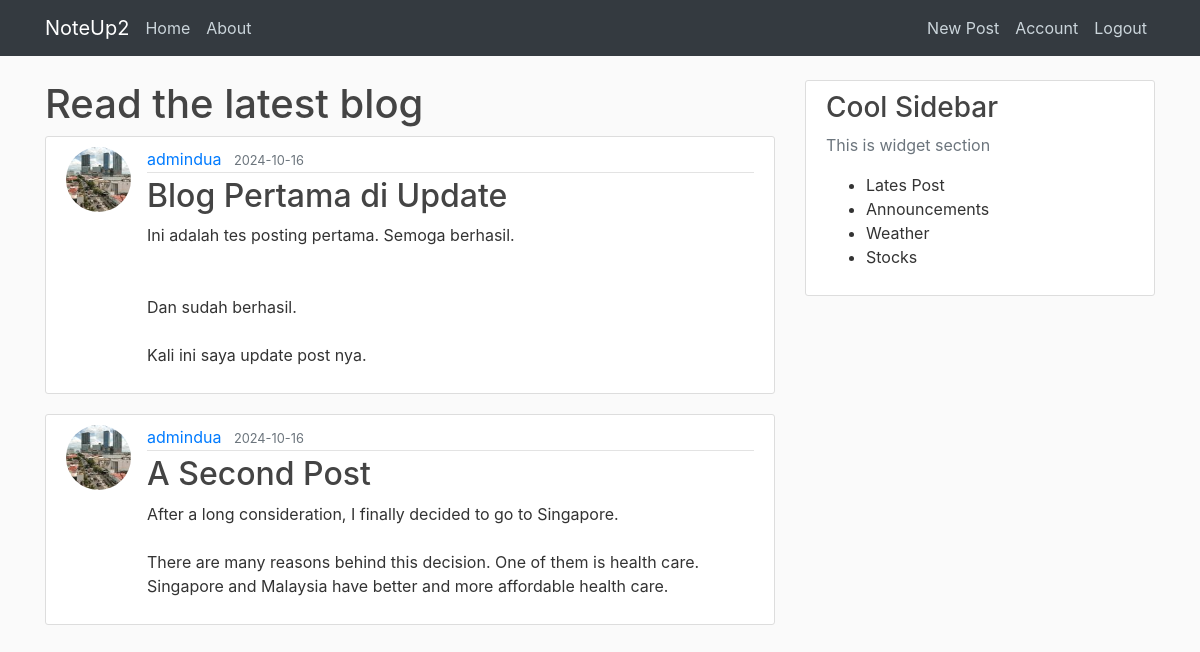
Screenshot of /home (signed in) with the database file from the repository.
### noteup/models.py (models this page shows, shortened)
class Post(db.Model):
    id = db.Column(db.Integer, primary_key=True)
    title = db.Column(db.String(100), nullable=False)
    date_posted = db.Column(db.DateTime, nullable=False, default=datetime.now(timezone.utc))
    content = db.Column(db.Text, nullable=False)
    user_id = db.Column(db.Integer, db.ForeignKey('user.id'), nullable=False)

class User(db.Model, UserMixin):
    id = db.Column(db.Integer, primary_key=True)
    username = db.Column(db.String(20), unique=True, nullable=False)
    email = db.Column(db.String(100), unique=True, nullable=False)
    image_file = db.Column(db.String(20), nullable=False, default='default.jpg')
    password = db.Column(db.String(60), nullable=False)
    posts = db.relationship('Post', backref='author', lazy=True)

### noteup/routes.py (the view)
@app.route("/")
@app.route("/home")
def home():
    posts = Post.query.all()
    return render_template("home.html", posts=posts)

### noteup/models.py (called while the page is built)
@login_manager.user_loader
def load_user(user_id):
    return User.query.get(int(user_id))

### noteup/templates/home.html
{% extends "layout.html" %}
{% block content %}
    <h1>Read the latest blog</h1>
    {% for post in posts %}
        <article class="media content-section">
            <img class="rounded-circle article-img" src="{{ url_for('static', filename='img/' + post.author.image_file) }}">
            <div class="media-body">
                <div class="article-metadata">
                    <a href="#" class="mr-2">{{ post.author.username }}</a>
                    <small class="text-muted">{{ post.date_posted.strftime('%Y-%m-%d') }}</small>
                </div>
                <h2><a href="{{ url_for('post', post_id=post.id) }}" class="article-title">{{ post.title }}</a></h2>
                <p class="article-content">{{ post.content }}</p>
            </div>
        </article>
    {% endfor %}
{% endblock content %}

### noteup/static/style.css (style rules this page uses)
body { background: #fafafa; color: #333333; margin-top: 5rem; }
h1, h2, h3, h4, h5, h6 { color: #444444; }
.content-section { background: #ffffff; padding: 10px 20px; border: 1px solid #dddddd; border-radius: 3px; margin-bottom: 20px; }
.article-title { color: #444444; }
.article-content { white-space: pre-line; }
.article-img { height: 65px; width: 65px; margin-right: 16px; }
.article-metadata { padding-bottom: 1px; margin-bottom: 4px; border-bottom: 1px solid #e3e3e3; }

### rows the page displays
Post: image_file (picture), author.username "admindua", date_posted "2024-10-16", title "Blog Pertama di Update", content "Ini adalah tes posting pertama. Semoga berhasil. Dan sudah berhasil. Kali ini saya update post nya."
Post: image_file (picture), author.username "admindua", date_posted "2024-10-16", title "A Second Post", content "After a long consideration, I finally decided to go to Singapore. There are many reasons behind this decision. One of them is health care. Singapore and Malaysia have better and more affordable health care."
